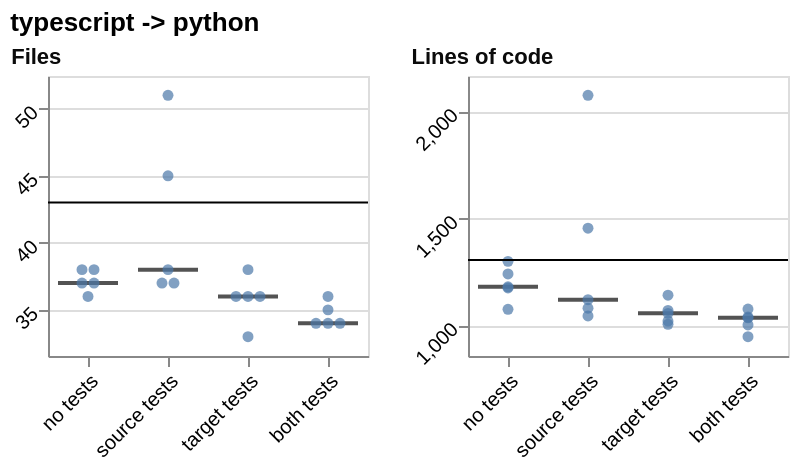

Write a Vega-Lite specification for this figure.
### Vega-Lite specification from a JSON file in a GitHub repository (floating-point values rounded to 4 significant figures)
{"config": {"view": {"continuousWidth": 300, "continuousHeight": 300}, "axis": {"labelAngle": -45}}, "concat": [{"layer": [{"mark": {"type": "tick", "color": "#0b0b0b", "opacity": 0.7, "size": 30, "thickness": 2}, "encoding": {"x": {"field": "condition", "scale": {"paddingInner": 0.25, "paddingOuter": 0.125}, "sort": ["no tests", "source tests", "target tests", "both tests"], "title": null, "type": "nominal"}, "y": {"aggregate": "median", "field": "value", "scale": {"domain": [31.56, 52.44], "nice": false}, "title": null, "type": "quantitative"}}}, {"mark": {"type": "point", "filled": true}, "encoding": {"x": {"field": "condition", "scale": {"paddingInner": 0.25, "paddingOuter": 0.125}, "sort": ["no tests", "source tests", "target tests", "both tests"], "title": null, "type": "nominal"}, "xOffset": {"field": "nudge", "scale": {"domain": [-1.0, 1.0], "range": [9.0, 21.0]}, "title": null, "type": "quantitative"}, "y": {"field": "value", "scale": {"domain": [31.56, 52.44], "nice": false}, "type": "quantitative"}}}, {"mark": {"type": "rule"}, "encoding": {"y": {"aggregate": "median", "field": "reference", "scale": {"domain": [31.56, 52.44], "nice": false}, "type": "quantitative"}}, "transform": [{"filter": {"field": "reference", "valid": true}}]}], "data": {"name": "data-2c5d230d657bbfc81c7c4bbf4de06636"}, "height": 140, "title": {"text": "Files", "anchor": "start", "color": "#0b0b0b", "fontSize": 11}, "width": 160}, {"layer": [{"mark": {"type": "tick", "color": "#0b0b0b", "opacity": 0.7, "size": 30, "thickness": 2}, "encoding": {"x": {"field": "condition", "scale": {"paddingInner": 0.25, "paddingOuter": 0.125}, "sort": ["no tests", "source tests", "target tests", "both tests"], "title": null, "type": "nominal"}, "y": {"aggregate": "median", "field": "value", "scale": {"domain": [856.8, 2165.0], "nice": false}, "title": null, "type": "quantitative"}}}, {"mark": {"type": "point", "filled": true}, "encoding": {"x": {"field": "condition", "scale": {"paddingInner": 0.25, "paddingOuter": 0.125}, "sort": ["no tests", "source tests", "target tests", "both tests"], "title": null, "type": "nominal"}, "xOffset": {"field": "nudge", "scale": {"domain": [-1.0, 1.0], "range": [9.0, 21.0]}, "title": null, "type": "quantitative"}, "y": {"field": "value", "scale": {"domain": [856.8, 2165.0], "nice": false}, "type": "quantitative"}}}, {"mark": {"type": "rule"}, "encoding": {"y": {"aggregate": "median", "field": "reference", "scale": {"domain": [856.8, 2165.0], "nice": false}, "type": "quantitative"}}, "transform": [{"filter": {"field": "reference", "valid": true}}]}], "data": {"name": "data-75cb386b18f768df31db0e908ce7b973"}, "height": 140, "title": {"text": "Lines of code", "anchor": "start", "color": "#0b0b0b", "fontSize": 11}, "width": 160}], "columns": 4, "title": "typescript -> python", "$schema": "https://vega.github.io/schema/vega-lite/v6.4.1.json", "datasets": {"data-2c5d230d657bbfc81c7c4bbf4de06636": [{"condition": "no tests", "layout": "kept the file layout", "metric": "file_count", "value": 37.0, "reference": 43.0, "nudge": -0.5}, {"condition": "no tests", "layout": "rebuilt the file layout", "metric": "file_count", "value": 37.0, "reference": 43.0, "nudge": 0.5}, {"condition": "no tests", "layout": "kept the file layout", "metric": "file_count", "value": 38.0, "reference": 43.0, "nudge": -0.5}, {"condition": "no tests", "layout": "rebuilt the file layout", "metric": "file_count", "value": 38.0, "reference": 43.0, "nudge": 0.5}, {"condition": "no tests", "layout": "rebuilt the file layout", "metric": "file_count", "value": 36.0, "reference": 43.0, "nudge": 0.0}, {"condition": "source tests", "layout": "kept the file layout", "metric": "file_count", "value": 37.0, "reference": 43.0, "nudge": -0.5}, {"condition": "source tests", "layout": "kept the file layout", "metric": "file_count", "value": 37.0, "reference": 43.0, "nudge": 0.5}, {"condition": "source tests", "layout": "kept the file layout", "metric": "file_count", "value": 38.0, "reference": 43.0, "nudge": 0.0}, {"condition": "source tests", "layout": "kept the file layout", "metric": "file_count", "value": 45.0, "reference": 43.0, "nudge": 0.0}, {"condition": "source tests", "layout": "kept the file layout", "metric": "file_count", "value": 51.0, "reference": 43.0, "nudge": 0.0}, {"condition": "target tests", "layout": "kept the file layout", "metric": "file_count", "value": 38.0, "reference": 43.0, "nudge": 0.0}, {"condition": "target tests", "layout": "kept the file layout", "metric": "file_count", "value": 36.0, "reference": 43.0, "nudge": -1.0}, {"condition": "target tests", "layout": "kept the file layout", "metric": "file_count", "value": 36.0, "reference": 43.0, "nudge": 0.0}, {"condition": "target tests", "layout": "kept the file layout", "metric": "file_count", "value": 36.0, "reference": 43.0, "nudge": 1.0}, {"condition": "target tests", "layout": "kept the file layout", "metric": "file_count", "value": 33.0, "reference": 43.0, "nudge": 0.0}, {"condition": "both tests", "layout": "kept the file layout", "metric": "file_count", "value": 34.0, "reference": 43.0, "nudge": -1.0}, {"condition": "both tests", "layout": "kept the file layout", "metric": "file_count", "value": 34.0, "reference": 43.0, "nudge": 0.0}, {"condition": "both tests", "layout": "kept the file layout", "metric": "file_count", "value": 34.0, "reference": 43.0, "nudge": 1.0}, {"condition": "both tests", "layout": "kept the file layout", "metric": "file_count", "value": 35.0, "reference": 43.0, "nudge": 0.0}, {"condition": "both tests", "layout": "kept the file layout", "metric": "file_count", "value": 36.0, "reference": 43.0, "nudge": 0.0}], "data-75cb386b18f768df31db0e908ce7b973": [{"condition": "no tests", "layout": "kept the file layout", "metric": "loc", "value": 1175.0, "reference": 1305.0, "nudge": 0.0}, {"condition": "no tests", "layout": "rebuilt the file layout", "metric": "loc", "value": 1299.0, "reference": 1305.0, "nudge": 0.0}, {"condition": "no tests", "layout": "kept the file layout", "metric": "loc", "value": 1180.0, "reference": 1305.0, "nudge": 0.0}, {"condition": "no tests", "layout": "rebuilt the file layout", "metric": "loc", "value": 1240.0, "reference": 1305.0, "nudge": 0.0}, {"condition": "no tests", "layout": "rebuilt the file layout", "metric": "loc", "value": 1075.0, "reference": 1305.0, "nudge": 0.0}, {"condition": "source tests", "layout": "kept the file layout", "metric": "loc", "value": 1080.0, "reference": 1305.0, "nudge": 0.0}, {"condition": "source tests", "layout": "kept the file layout", "metric": "loc", "value": 1120.0, "reference": 1305.0, "nudge": 0.0}, {"condition": "source tests", "layout": "kept the file layout", "metric": "loc", "value": 1454.0, "reference": 1305.0, "nudge": 0.0}, {"condition": "source tests", "layout": "kept the file layout", "metric": "loc", "value": 1044.0, "reference": 1305.0, "nudge": 0.0}, {"condition": "source tests", "layout": "kept the file layout", "metric": "loc", "value": 2075.0, "reference": 1305.0, "nudge": 0.0}, {"condition": "target tests", "layout": "kept the file layout", "metric": "loc", "value": 1141.0, "reference": 1305.0, "nudge": 0.0}, {"condition": "target tests", "layout": "kept the file layout", "metric": "loc", "value": 1056.0, "reference": 1305.0, "nudge": 0.0}, {"condition": "target tests", "layout": "kept the file layout", "metric": "loc", "value": 1020.0, "reference": 1305.0, "nudge": 0.0}, {"condition": "target tests", "layout": "kept the file layout", "metric": "loc", "value": 1070.0, "reference": 1305.0, "nudge": 0.0}, {"condition": "target tests", "layout": "kept the file layout", "metric": "loc", "value": 1005.0, "reference": 1305.0, "nudge": 0.0}, {"condition": "both tests", "layout": "kept the file layout", "metric": "loc", "value": 1076.0, "reference": 1305.0, "nudge": 0.0}, {"condition": "both tests", "layout": "kept the file layout", "metric": "loc", "value": 947.0, "reference": 1305.0, "nudge": 0.0}, {"condition": "both tests", "layout": "kept the file layout", "metric": "loc", "value": 1035.0, "reference": 1305.0, "nudge": 0.0}, {"condition": "both tests", "layout": "kept the file layout", "metric": "loc", "value": 1039.0, "reference": 1305.0, "nudge": 0.0}, {"condition": "both tests", "layout": "kept the file layout", "metric": "loc", "value": 1002.0, "reference": 1305.0, "nudge": 0.0}]}}
